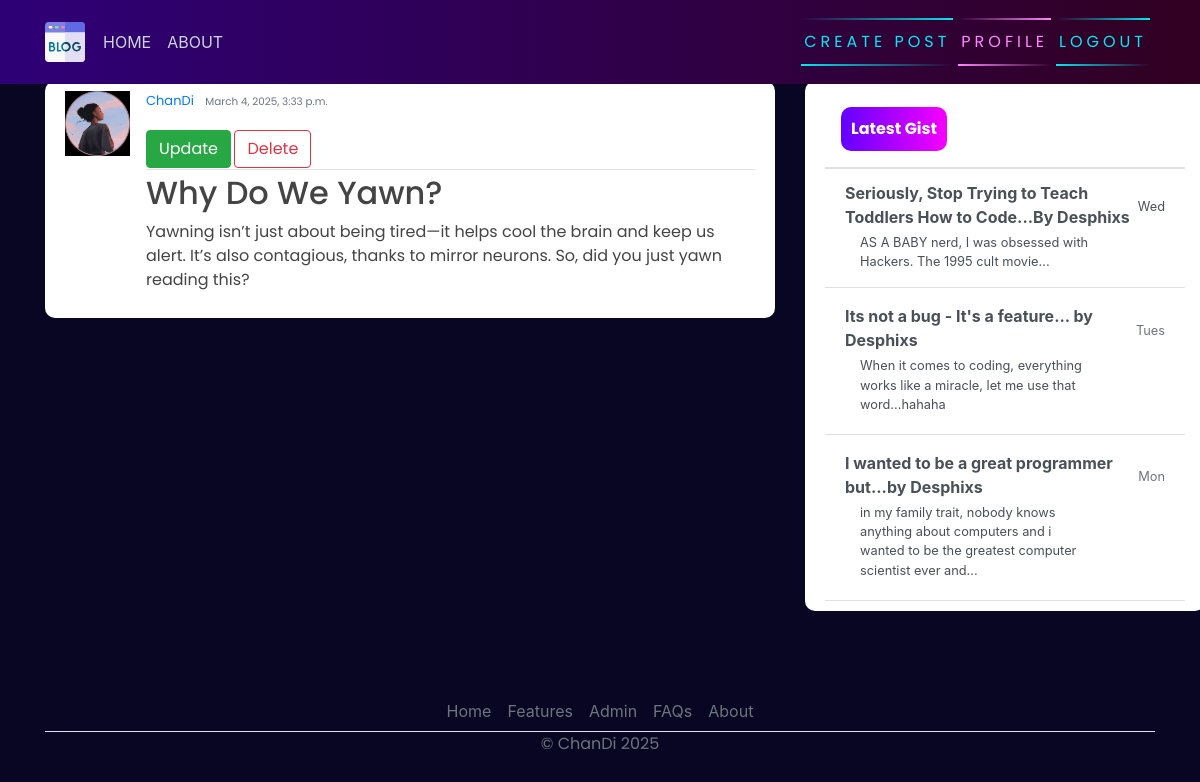
/post/6/ (signed in), run on the app's committed database.
### blog/models.py (models this page shows, shortened)
class Post(models.Model):
    title = models.CharField(max_length=200)
    content = models.TextField()
    date_posted = models.DateTimeField(default=timezone.now)
    author = models.ForeignKey(User, on_delete=models.CASCADE)

### users/models.py (models this page shows, shortened)
class Profile(models.Model):
    user = models.OneToOneField(User, on_delete=models.CASCADE)
    image = models.ImageField(default='default.jpg', upload_to='profile_pics')

### blog/views.py (the view)
# urls.py: path('post/<int:pk>/', PostDetailView.as_view(), name="blog-detail"),
class PostDetailView(LoginRequiredMixin, DetailView):
    model = Post

### blog/templates/blog/post_detail.html
{% extends 'blog/base.html' %}
{% block content %}
        <article class="media content-section">
            <img class="rounded-cirlce article-img" src="{{ object.author.profile.image.url }}" alt="">
            <div class="media-body">
              <div class="article-metadata">
                <a class="mr-2" href="#">{{ object.author }}</a>
                <small class="text-muted">{{ object.date_posted }}</small>
                  {% if object.author == user %}
                  <br><br>
                  <div>
                      <a class="btn btn-success" href="{% url 'blog-update' object.id %}">Update</a>
                      <a class="btn btn-outline-danger" href="{% url 'blog-delete' object.id %}">Delete</a>
                  </div>
                  {% endif %}
              </div>
              <h2><a class="article-title" href="#">{{ object.title }}</a></h2>
              <p class="article-content">{{ object.content }}</p>
            </div>
            <br>
          </article>
{% endblock content %}

### blog/Static/blog/main.css (style rules this page uses)
body { background-color: rgb(9, 6, 35); margin-top: 5rem; background-size: contain; background-repeat: no-repeat; }
h1, h2, h3, h4, h5, h6, p { color: #444444; font-family: 'Poppins', sans-serif; }
.content-section { background: #ffffff; padding: 10px 20px; border-radius: 10px; margin-bottom: 20px; }
.article-title { color: #444444; }
.article-content { white-space: pre-line; }
.article-img { height: 65px; width: 65px; margin-right: 16px; }
.article-metadata { font-family: 'Poppins', sans-serif; padding-bottom: 1px; margin-bottom: 4px; font-size: 13px; border-bottom: 1px solid #e3e3e3 }

### data on the page
Post: author.profile.image (picture), author "ChanDi", date_posted "March 4, 2025, 3:33 p.m.", title "Why Do We Yawn?", content "Yawning isn’t just about being tired—it helps cool the brain and keep us alert. It’s also contagious, thanks to mirror neurons. So, did you just yawn reading this?"
